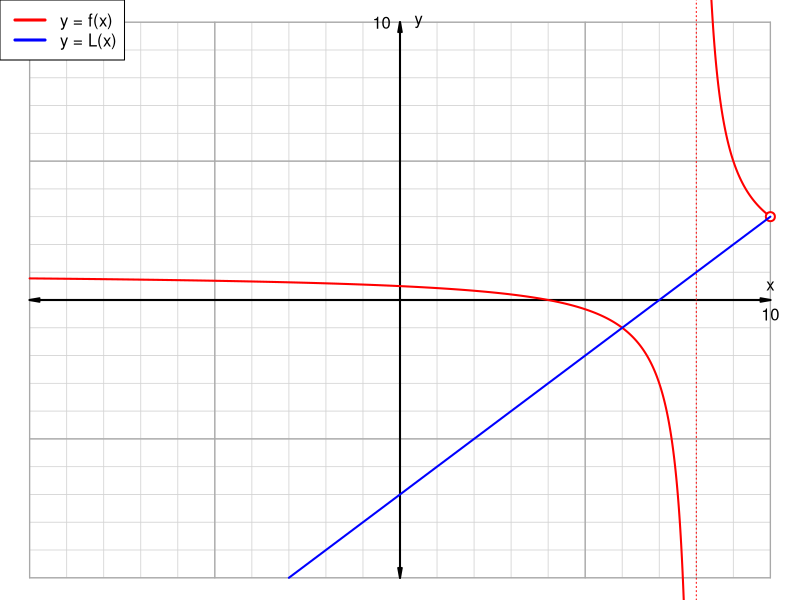

Write the R code that produced this figure.
## ---- chunk 1
pfix = function(c,d){
    cc = c[c!=0]
    dd = d[c!=0]
    p = paste0("{",cc,"}x^{",dd,"}",collapse="+")
    p = gsub("x^{0}","",p,fixed=T)
    p = gsub("x^{1}","x",p,fixed=T)
    p = gsub("+{-","-{",p,fixed=T)
    p = gsub("+{1}x","+x",p,fixed=T)
    p = gsub("-{1}x","-x",p,fixed=T)
    p = gsub("{-1}x","-x",p,fixed=T)
    p = gsub("{1}x","x",p,fixed=T)
    return(p)
}

while(T){
    xf = sample(1:10,3)*sample(c(-1,1),3,T)
    xi = xf[1]
    xh = xf[2]
    xv = xf[3]
    yh = (xh-xi)/(xh-xv)
    h = xh
    k = yh
    b = k-h
    if(yh%%1==0 && abs(yh)>0 && abs(yh)<=10 && abs(b)<20 && b!=-xi && b!=-xv && b!=0){break}
}

ex1 = paste0("\\frac{",pfix(c(1,-xi-xh,xi*xh),2:0),"}{",pfix(c(1,-xv-xh,xv*xh),2:0),"}",collapse="")
ex1 = gsub("+-","-",ex1,fixed=T)

ratexp = paste0("\\frac{(x-",min(c(xi,xh)),")(x-",max(c(xi,xh)),")}{(x-",min(c(xv,xh)),")(x-",max(c(xv,xh)),")}",collapse="")
ratexp = gsub("--","+",ratexp,fixed=T)

holefac = paste0("x-",xh,collapse="")
holefac = gsub("--","+",holefac,fixed=T)

gx = paste0("\\frac{x-",xi,"}{x-",xv,"}",collapse="")
gx = gsub("--","+",gx,fixed=T)

ach = -10:10
al = paste0("* ",ach,collapse="\n")
sol1 = paste0(1*(ach==xh),collapse="")
sol2 = paste0(1*(ach==yh),collapse="")


## ---- chunk 2
par(mar=c(0,0,0,0))
x = seq(-10,10,0.01)
x = x[x!=xv]
x = x[x!=xh]
y = (x-xi)/(x-xv)

plot(0,0,"n",xlim=c(-10,10),ylim=c(-10,10),axes=F,ann=F)
for(i in -10:10){
    lines(c(-10,10),c(i,i),col="lightgrey",lwd=0.8)
    lines(c(i,i),c(-10,10),col="lightgrey",lwd=0.8)
}
for(i in seq(-10,10,5)){
    lines(c(-10,10),c(i,i),col="darkgrey",lwd=1.3)
    lines(c(i,i),c(-10,10),col="darkgrey",lwd=1.3)
}
arrows(-10,0,10,0,0.1,10,3,lwd=2)
arrows(0,-10,0,10,0.1,10,3,lwd=2)
text(10,-0.5,"10")
text(-0.5,10,"10")
text(10,0.5,"x")
text(0.5,10,"y")


x1 = x[x<xv]
y1 = y[x<xv]
x2 = x[x>xv]
y2 = y[x>xv]

lines(x1,y1,col="red",lwd=2)
lines(x2,y2,col="red",lwd=2)
abline(v=xv,lty=3,col="red")
points(xh,yh,col="red",pch=20,cex=2)
points(xh,yh,col="white",pch=20,cex=1.2)

xx = seq(-10,10,1)
yy = xx+b
xx = xx[abs(yy)<=10]
yy = yy[abs(yy)<=10]
lines(xx,yy,col="blue",lwd=2)


if(xv>0){
    place = "topleft"
} else {
    place = "topright"
}

legend(place,
       c("y = f(x)","y = L(x)"),
       col=c("red","blue"),
       lwd=c(3,3))

## ---- chunk 3
num = paste0("x-",xi,collapse="")
num = gsub("--","+",num,fixed=T)
den = paste0("x-",xv,collapse="")
den = gsub("--","+",den,fixed=T)
## ---- chunk 4
aa = 1
bb = -xv+b-1
cc = -xv*b+xi

root1 = (-bb-sqrt(bb^2-4*aa*cc))/(2*aa)
root2 = (-bb+sqrt(bb^2-4*aa*cc))/(2*aa)
